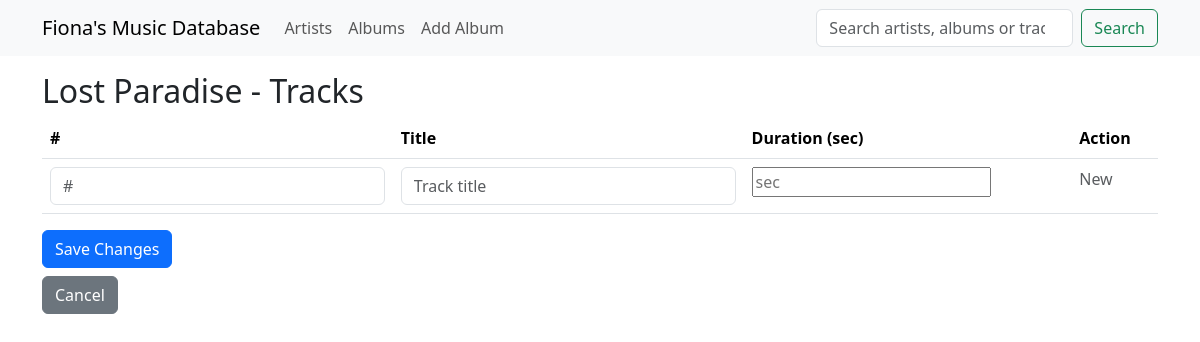
Before: /album/3/tracks with the older database file.
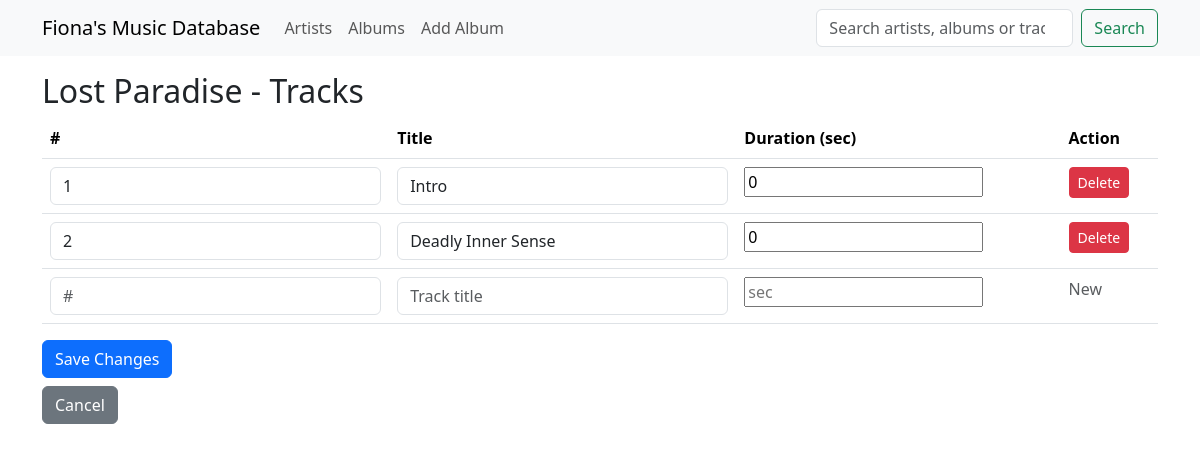
After: the same page with the newer database file.
### app/models.py (models this page shows)
class Tracks(db.Model):
    __tablename__ = "tracks"
    id: so.Mapped[int] = so.mapped_column(primary_key=True)
    album_id: so.Mapped[int] = so.mapped_column(sa.ForeignKey(Albums.id), index=True)
    title: so.Mapped[str] = so.mapped_column(sa.String(128), index=True)
    track_number: so.Mapped[int] = so.mapped_column(sa.Integer, index=True)
    duration_seconds: so.Mapped[int] = so.mapped_column(sa.Integer)
    album: so.Mapped["Albums"] = so.relationship(back_populates="tracks")

### app/main/routes.py (the view, shortened to what this page needs)
@bp.route("/album/<int:album_id>/tracks", methods=["GET", "POST"])
def edit_tracks(album_id):
    album = db.session.get(Albums, album_id)
    if not album:
        flash("Album not found.")
        return redirect(url_for("main.albums"))
    tracks = sorted(album.tracks, key=lambda t: t.track_number)
    return render_template(
        "edit_tracks.html", title=album.title, album=album, tracks=tracks
    )

### app/templates/edit_tracks.html
{% extends "base.html" %} {% block content %}
<h2>{{ album.title }} - Tracks</h2>
<form method="POST">
  <table class="table">
    <thead>
      <tr>
        <th>#</th>
        <th>Title</th>
        <th>Duration (sec)</th>
        <th>Action</th>
      </tr>
    </thead>
    <tbody>
      {% for track in tracks %}
      <tr>
        <td>
          <input
            type="number"
            name="number_{{ track.id }}"
            value="{{ track.track_number }}"
            class="form-control"
          />
        </td>
        <td>
          <input
            type="text"
            name="title_{{ track.id }}"
            value="{{ track.title }}"
            class="form-control"
          />
        </td>
        <td>
          <input
            type="number"
            name="duration_{{ track.id }}"
            value="{{ track.duration_seconds }}"
            class="from-control"
          />
        </td>
        <td>
          <button
            type="submit"
            name="delete_track_id"
            value="{{ track.id }}"
            class="btn btn-danger btn-sm"
            onclick="return confirm('Delete this track?');"
          >
            Delete
          </button>
        </td>
      </tr>
      {% endfor %}
      <tr>
        <td>
          <input
            type="number"
            name="new_track_number"
            placeholder="#"
            class="form-control"
          />
        </td>
        <td>
          <input
            type="text"
            name="new_title"
            placeholder="Track title"
            class="form-control"
          />
        </td>
        <td>
          <input
            type="number"
            name="new_duration"
            placeholder="sec"
            class="form-conrol"
          />
        </td>
        <td>
          <span class="text-muted">New</span>
        </td>
      </tr>
    </tbody>
  </table>
  <button type="submit" class="btn btn-primary">Save Changes</button>
</form>
<a
  href="{{ url_for('main.album_details', album_id=album.id) }}"
  class="btn btn-secondary mt-2"
  >Cancel</a
>
{% endblock %}

Changed rows visible on the page:
added Tracks: id "1", title "Intro", duration_seconds "0"
added Tracks: id "2", title "Deadly Inner Sense", duration_seconds "0"
